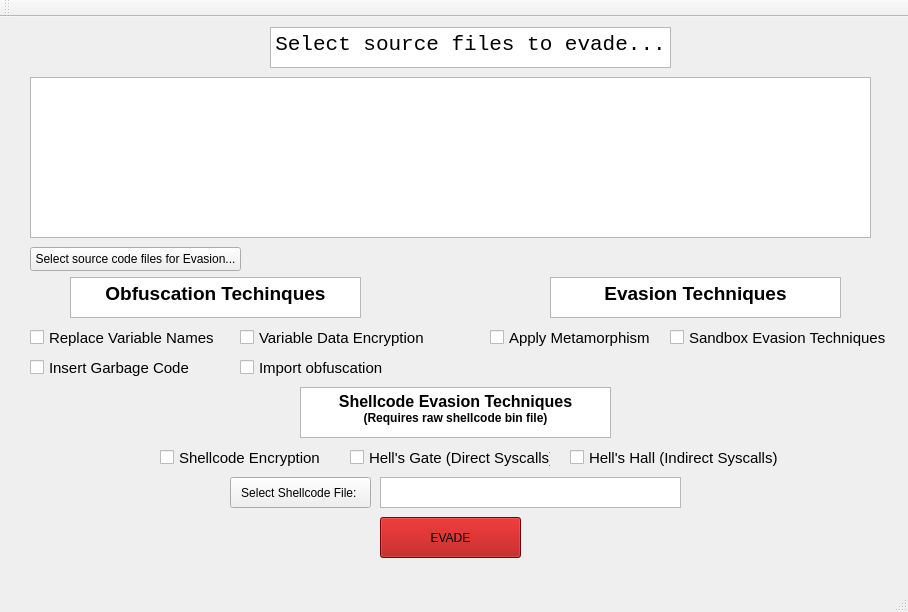
<?xml version="1.0" encoding="UTF-8"?>
<ui version="4.0">
 <class>NethersGateGUIClass</class>
 <widget class="QMainWindow" name="NethersGateGUIClass">
  <property name="geometry">
   <rect>
    <x>0</x>
    <y>0</y>
    <width>908</width>
    <height>612</height>
   </rect>
  </property>
  <property name="windowTitle">
   <string>NethersGateGUI</string>
  </property>
  <widget class="QWidget" name="centralWidget">
   <widget class="QListView" name="SelectedFilesList">
    <property name="geometry">
     <rect>
      <x>30</x>
      <y>60</y>
      <width>841</width>
      <height>161</height>
     </rect>
    </property>
   </widget>
   <widget class="QPushButton" name="SelectFilesButton">
    <property name="geometry">
     <rect>
      <x>30</x>
      <y>230</y>
      <width>211</width>
      <height>24</height>
     </rect>
    </property>
    <property name="text">
     <string>Select source code files for Evasion...</string>
    </property>
   </widget>
   <widget class="QTextEdit" name="textEdit">
    <property name="geometry">
     <rect>
      <x>270</x>
      <y>10</y>
      <width>401</width>
      <height>41</height>
     </rect>
    </property>
    <property name="font">
     <font>
      <family>Consolas</family>
      <pointsize>11</pointsize>
      <bold>true</bold>
     </font>
    </property>
    <property name="html">
     <string>&lt;!DOCTYPE HTML PUBLIC &quot;-//W3C//DTD HTML 4.0//EN&quot; &quot;http://www.w3.org/TR/REC-html40/strict.dtd&quot;&gt;
&lt;html&gt;&lt;head&gt;&lt;meta name=&quot;qrichtext&quot; content=&quot;1&quot; /&gt;&lt;meta charset=&quot;utf-8&quot; /&gt;&lt;style type=&quot;text/css&quot;&gt;
p, li { white-space: pre-wrap; }
hr { height: 1px; border-width: 0; }
li.unchecked::marker { content: &quot;\2610&quot;; }
li.checked::marker { content: &quot;\2612&quot;; }
&lt;/style&gt;&lt;/head&gt;&lt;body style=&quot; font-family:'Consolas'; font-size:11pt; font-weight:700; font-style:normal;&quot;&gt;
&lt;p align=&quot;center&quot; style=&quot; margin-top:0px; margin-bottom:0px; margin-left:0px; margin-right:0px; -qt-block-indent:0; text-indent:0px;&quot;&gt;&lt;span style=&quot; font-size:16pt; font-weight:400;&quot;&gt;Select source files to evade...&lt;/span&gt;&lt;/p&gt;&lt;/body&gt;&lt;/html&gt;</string>
    </property>
   </widget>
   <widget class="QPushButton" name="EvadeButton">
    <property name="geometry">
     <rect>
      <x>380</x>
      <y>500</y>
      <width>141</width>
      <height>41</height>
     </rect>
    </property>
    <property name="palette">
     <palette>
      <active>
       <colorrole role="WindowText">
        <brush brushstyle="SolidPattern">
         <color alpha="255">
          <red>0</red>
          <green>0</green>
          <blue>0</blue>
         </color>
        </brush>
       </colorrole>
       <colorrole role="Button">
        <brush brushstyle="SolidPattern">
         <color alpha="255">
          <red>170</red>
          <green>0</green>
          <blue>0</blue>
         </color>
        </brush>
       </colorrole>
       <colorrole role="Light">
        <brush brushstyle="SolidPattern">
         <color alpha="255">
          <red>255</red>
          <green>0</green>
          <blue>0</blue>
         </color>
        </brush>
       </colorrole>
       <colorrole role="Midlight">
        <brush brushstyle="SolidPattern">
         <color alpha="255">
          <red>212</red>
          <green>0</green>
          <blue>0</blue>
         </color>
        </brush>
       </colorrole>
       <colorrole role="Dark">
        <brush brushstyle="SolidPattern">
         <color alpha="255">
          <red>85</red>
          <green>0</green>
          <blue>0</blue>
         </color>
        </brush>
       </colorrole>
       <colorrole role="Mid">
        <brush brushstyle="SolidPattern">
         <color alpha="255">
          <red>113</red>
          <green>0</green>
          <blue>0</blue>
         </color>
        </brush>
       </colorrole>
       <colorrole role="Text">
        <brush brushstyle="SolidPattern">
         <color alpha="255">
          <red>0</red>
          <green>0</green>
          <blue>0</blue>
         </color>
        </brush>
       </colorrole>
       <colorrole role="BrightText">
        <brush brushstyle="SolidPattern">
         <color alpha="255">
          <red>255</red>
          <green>255</green>
          <blue>255</blue>
         </color>
        </brush>
       </colorrole>
       <colorrole role="ButtonText">
        <brush brushstyle="SolidPattern">
         <color alpha="255">
          <red>0</red>
          <green>0</green>
          <blue>0</blue>
         </color>
        </brush>
       </colorrole>
       <colorrole role="Base">
        <brush brushstyle="SolidPattern">
         <color alpha="255">
          <red>255</red>
          <green>255</green>
          <blue>255</blue>
         </color>
        </brush>
       </colorrole>
       <colorrole role="Window">
        <brush brushstyle="SolidPattern">
         <color alpha="255">
          <red>170</red>
          <green>0</green>
          <blue>0</blue>
         </color>
        </brush>
       </colorrole>
       <colorrole role="Shadow">
        <brush brushstyle="SolidPattern">
         <color alpha="255">
          <red>0</red>
          <green>0</green>
          <blue>0</blue>
         </color>
        </brush>
       </colorrole>
       <colorrole role="AlternateBase">
        <brush brushstyle="SolidPattern">
         <color alpha="255">
          <red>212</red>
          <green>127</green>
          <blue>127</blue>
         </color>
        </brush>
       </colorrole>
       <colorrole role="ToolTipBase">
        <brush brushstyle="SolidPattern">
         <color alpha="255">
          <red>255</red>
          <green>255</green>
          <blue>220</blue>
         </color>
        </brush>
       </colorrole>
       <colorrole role="ToolTipText">
        <brush brushstyle="SolidPattern">
         <color alpha="255">
          <red>0</red>
          <green>0</green>
          <blue>0</blue>
         </color>
        </brush>
       </colorrole>
       <colorrole role="PlaceholderText">
        <brush brushstyle="SolidPattern">
         <color alpha="127">
          <red>0</red>
          <green>0</green>
          <blue>0</blue>
         </color>
        </brush>
       </colorrole>
       <colorrole role="Accent">
        <brush brushstyle="SolidPattern">
         <color alpha="255">
          <red>255</red>
          <green>255</green>
          <blue>255</blue>
         </color>
        </brush>
       </colorrole>
      </active>
      <inactive>
       <colorrole role="WindowText">
        <brush brushstyle="SolidPattern">
         <color alpha="255">
          <red>0</red>
          <green>0</green>
          <blue>0</blue>
         </color>
        </brush>
       </colorrole>
       <colorrole role="Button">
        <brush brushstyle="SolidPattern">
         <color alpha="255">
          <red>170</red>
          <green>0</green>
          <blue>0</blue>
         </color>
        </brush>
       </colorrole>
       <colorrole role="Light">
        <brush brushstyle="SolidPattern">
         <color alpha="255">
          <red>255</red>
          <green>0</green>
          <blue>0</blue>
         </color>
        </brush>
       </colorrole>
       <colorrole role="Midlight">
        <brush brushstyle="SolidPattern">
         <color alpha="255">
          <red>212</red>
          <green>0</green>
          <blue>0</blue>
         </color>
        </brush>
       </colorrole>
       <colorrole role="Dark">
        <brush brushstyle="SolidPattern">
         <color alpha="255">
          <red>85</red>
          <green>0</green>
          <blue>0</blue>
         </color>
        </brush>
       </colorrole>
       <colorrole role="Mid">
        <brush brushstyle="SolidPattern">
         <color alpha="255">
          <red>113</red>
          <green>0</green>
          <blue>0</blue>
         </color>
        </brush>
       </colorrole>
       <colorrole role="Text">
        <brush brushstyle="SolidPattern">
         <color alpha="255">
          <red>0</red>
          <green>0</green>
          <blue>0</blue>
         </color>
        </brush>
       </colorrole>
       <colorrole role="BrightText">
        <brush brushstyle="SolidPattern">
         <color alpha="255">
          <red>255</red>
          <green>255</green>
          <blue>255</blue>
         </color>
        </brush>
       </colorrole>
       <colorrole role="ButtonText">
        <brush brushstyle="SolidPattern">
         <color alpha="255">
          <red>0</red>
          <green>0</green>
          <blue>0</blue>
         </color>
        </brush>
       </colorrole>
       <colorrole role="Base">
        <brush brushstyle="SolidPattern">
         <color alpha="255">
          <red>255</red>
          <green>255</green>
          <blue>255</blue>
         </color>
        </brush>
       </colorrole>
       <colorrole role="Window">
        <brush brushstyle="SolidPattern">
         <color alpha="255">
          <red>170</red>
          <green>0</green>
          <blue>0</blue>
         </color>
        </brush>
       </colorrole>
       <colorrole role="Shadow">
        <brush brushstyle="SolidPattern">
         <color alpha="255">
          <red>0</red>
          <green>0</green>
          <blue>0</blue>
         </color>
        </brush>
       </colorrole>
       <colorrole role="AlternateBase">
        <brush brushstyle="SolidPattern">
         <color alpha="255">
          <red>212</red>
          <green>127</green>
          <blue>127</blue>
         </color>
        </brush>
       </colorrole>
       <colorrole role="ToolTipBase">
        <brush brushstyle="SolidPattern">
         <color alpha="255">
          <red>255</red>
          <green>255</green>
          <blue>220</blue>
         </color>
        </brush>
       </colorrole>
       <colorrole role="ToolTipText">
        <brush brushstyle="SolidPattern">
         <color alpha="255">
          <red>0</red>
          <green>0</green>
          <blue>0</blue>
         </color>
        </brush>
       </colorrole>
       <colorrole role="PlaceholderText">
        <brush brushstyle="SolidPattern">
         <color alpha="127">
          <red>0</red>
          <green>0</green>
          <blue>0</blue>
         </color>
        </brush>
       </colorrole>
       <colorrole role="Accent">
        <brush brushstyle="SolidPattern">
         <color alpha="255">
          <red>255</red>
          <green>255</green>
          <blue>255</blue>
         </color>
        </brush>
       </colorrole>
      </inactive>
      <disabled>
       <colorrole role="WindowText">
        <brush brushstyle="SolidPattern">
         <color alpha="255">
          <red>85</red>
          <green>0</green>
          <blue>0</blue>
         </color>
        </brush>
       </colorrole>
       <colorrole role="Button">
        <brush brushstyle="SolidPattern">
         <color alpha="255">
          <red>170</red>
          <green>0</green>
          <blue>0</blue>
         </color>
        </brush>
       </colorrole>
       <colorrole role="Light">
        <brush brushstyle="SolidPattern">
         <color alpha="255">
          <red>255</red>
          <green>0</green>
          <blue>0</blue>
         </color>
        </brush>
       </colorrole>
       <colorrole role="Midlight">
        <brush brushstyle="SolidPattern">
         <color alpha="255">
          <red>212</red>
          <green>0</green>
          <blue>0</blue>
         </color>
        </brush>
       </colorrole>
       <colorrole role="Dark">
        <brush brushstyle="SolidPattern">
         <color alpha="255">
          <red>85</red>
          <green>0</green>
          <blue>0</blue>
         </color>
        </brush>
       </colorrole>
       <colorrole role="Mid">
        <brush brushstyle="SolidPattern">
         <color alpha="255">
          <red>113</red>
          <green>0</green>
          <blue>0</blue>
         </color>
        </brush>
       </colorrole>
       <colorrole role="Text">
        <brush brushstyle="SolidPattern">
         <color alpha="255">
          <red>85</red>
          <green>0</green>
          <blue>0</blue>
         </color>
        </brush>
       </colorrole>
       <colorrole role="BrightText">
        <brush brushstyle="SolidPattern">
         <color alpha="255">
          <red>255</red>
          <green>255</green>
          <blue>255</blue>
         </color>
        </brush>
       </colorrole>
       <colorrole role="ButtonText">
        <brush brushstyle="SolidPattern">
         <color alpha="255">
          <red>85</red>
          <green>0</green>
          <blue>0</blue>
         </color>
        </brush>
       </colorrole>
       <colorrole role="Base">
        <brush brushstyle="SolidPattern">
         <color alpha="255">
          <red>170</red>
          <green>0</green>
          <blue>0</blue>
         </color>
        </brush>
       </colorrole>
       <colorrole role="Window">
        <brush brushstyle="SolidPattern">
         <color alpha="255">
          <red>170</red>
          <green>0</green>
          <blue>0</blue>
         </color>
        </brush>
       </colorrole>
       <colorrole role="Shadow">
        <brush brushstyle="SolidPattern">
         <color alpha="255">
          <red>0</red>
          <green>0</green>
          <blue>0</blue>
         </color>
        </brush>
       </colorrole>
       <colorrole role="AlternateBase">
        <brush brushstyle="SolidPattern">
         <color alpha="255">
          <red>170</red>
          <green>0</green>
          <blue>0</blue>
         </color>
        </brush>
       </colorrole>
       <colorrole role="ToolTipBase">
        <brush brushstyle="SolidPattern">
         <color alpha="255">
          <red>255</red>
          <green>255</green>
          <blue>220</blue>
         </color>
        </brush>
       </colorrole>
       <colorrole role="ToolTipText">
        <brush brushstyle="SolidPattern">
         <color alpha="255">
          <red>0</red>
          <green>0</green>
          <blue>0</blue>
         </color>
        </brush>
       </colorrole>
       <colorrole role="PlaceholderText">
        <brush brushstyle="SolidPattern">
         <color alpha="127">
          <red>85</red>
          <green>0</green>
          <blue>0</blue>
         </color>
        </brush>
       </colorrole>
       <colorrole role="Accent">
        <brush brushstyle="SolidPattern">
         <color alpha="255">
          <red>221</red>
          <green>0</green>
          <blue>0</blue>
         </color>
        </brush>
       </colorrole>
      </disabled>
     </palette>
    </property>
    <property name="text">
     <string>EVADE</string>
    </property>
   </widget>
   <widget class="QTextEdit" name="textEdit_2">
    <property name="geometry">
     <rect>
      <x>70</x>
      <y>260</y>
      <width>291</width>
      <height>41</height>
     </rect>
    </property>
    <property name="html">
     <string>&lt;!DOCTYPE HTML PUBLIC &quot;-//W3C//DTD HTML 4.0//EN&quot; &quot;http://www.w3.org/TR/REC-html40/strict.dtd&quot;&gt;
&lt;html&gt;&lt;head&gt;&lt;meta name=&quot;qrichtext&quot; content=&quot;1&quot; /&gt;&lt;meta charset=&quot;utf-8&quot; /&gt;&lt;style type=&quot;text/css&quot;&gt;
p, li { white-space: pre-wrap; }
hr { height: 1px; border-width: 0; }
li.unchecked::marker { content: &quot;\2610&quot;; }
li.checked::marker { content: &quot;\2612&quot;; }
&lt;/style&gt;&lt;/head&gt;&lt;body style=&quot; font-family:'Segoe UI'; font-size:9pt; font-weight:400; font-style:normal;&quot;&gt;
&lt;p align=&quot;center&quot; style=&quot; margin-top:0px; margin-bottom:0px; margin-left:0px; margin-right:0px; -qt-block-indent:0; text-indent:0px;&quot;&gt;&lt;span style=&quot; font-family:'Consolas'; font-size:14pt; font-weight:700;&quot;&gt;Obfuscation Techinques&lt;/span&gt;&lt;/p&gt;&lt;/body&gt;&lt;/html&gt;</string>
    </property>
   </widget>
   <widget class="QTextEdit" name="textEdit_3">
    <property name="geometry">
     <rect>
      <x>550</x>
      <y>260</y>
      <width>291</width>
      <height>41</height>
     </rect>
    </property>
    <property name="html">
     <string>&lt;!DOCTYPE HTML PUBLIC &quot;-//W3C//DTD HTML 4.0//EN&quot; &quot;http://www.w3.org/TR/REC-html40/strict.dtd&quot;&gt;
&lt;html&gt;&lt;head&gt;&lt;meta name=&quot;qrichtext&quot; content=&quot;1&quot; /&gt;&lt;meta charset=&quot;utf-8&quot; /&gt;&lt;style type=&quot;text/css&quot;&gt;
p, li { white-space: pre-wrap; }
hr { height: 1px; border-width: 0; }
li.unchecked::marker { content: &quot;\2610&quot;; }
li.checked::marker { content: &quot;\2612&quot;; }
&lt;/style&gt;&lt;/head&gt;&lt;body style=&quot; font-family:'Segoe UI'; font-size:9pt; font-weight:400; font-style:normal;&quot;&gt;
&lt;p align=&quot;center&quot; style=&quot; margin-top:0px; margin-bottom:0px; margin-left:0px; margin-right:0px; -qt-block-indent:0; text-indent:0px;&quot;&gt;&lt;span style=&quot; font-family:'Consolas'; font-size:14pt; font-weight:700;&quot;&gt;Evasion Techniques&lt;/span&gt;&lt;/p&gt;&lt;/body&gt;&lt;/html&gt;</string>
    </property>
   </widget>
   <widget class="QCheckBox" name="checkBoxReplaceVariableNames">
    <property name="geometry">
     <rect>
      <x>30</x>
      <y>310</y>
      <width>201</width>
      <height>21</height>
     </rect>
    </property>
    <property name="font">
     <font>
      <pointsize>11</pointsize>
     </font>
    </property>
    <property name="text">
     <string>Replace Variable Names</string>
    </property>
   </widget>
   <widget class="QCheckBox" name="checkBoxInsertGarbageCode">
    <property name="geometry">
     <rect>
      <x>30</x>
      <y>340</y>
      <width>201</width>
      <height>21</height>
     </rect>
    </property>
    <property name="font">
     <font>
      <pointsize>11</pointsize>
     </font>
    </property>
    <property name="text">
     <string>Insert Garbage Code</string>
    </property>
   </widget>
   <widget class="QCheckBox" name="checkBoxApplyMetamorphism">
    <property name="geometry">
     <rect>
      <x>490</x>
      <y>310</y>
      <width>201</width>
      <height>21</height>
     </rect>
    </property>
    <property name="font">
     <font>
      <pointsize>11</pointsize>
     </font>
    </property>
    <property name="text">
     <string>Apply Metamorphism</string>
    </property>
   </widget>
   <widget class="QCheckBox" name="checkBoxShellcodeEncryption">
    <property name="geometry">
     <rect>
      <x>160</x>
      <y>430</y>
      <width>201</width>
      <height>21</height>
     </rect>
    </property>
    <property name="font">
     <font>
      <pointsize>11</pointsize>
     </font>
    </property>
    <property name="text">
     <string>Shellcode Encryption</string>
    </property>
   </widget>
   <widget class="QCheckBox" name="checkBoxImportObfuscation">
    <property name="geometry">
     <rect>
      <x>240</x>
      <y>340</y>
      <width>201</width>
      <height>21</height>
     </rect>
    </property>
    <property name="font">
     <font>
      <pointsize>11</pointsize>
     </font>
    </property>
    <property name="text">
     <string>Import obfuscation</string>
    </property>
   </widget>
   <widget class="QCheckBox" name="checkBoxEncryptVariableData">
    <property name="geometry">
     <rect>
      <x>240</x>
      <y>310</y>
      <width>201</width>
      <height>21</height>
     </rect>
    </property>
    <property name="font">
     <font>
      <pointsize>11</pointsize>
     </font>
    </property>
    <property name="text">
     <string>Variable Data Encryption</string>
    </property>
   </widget>
   <widget class="QCheckBox" name="checkBoxSandboxEvasionTechniques">
    <property name="geometry">
     <rect>
      <x>670</x>
      <y>310</y>
      <width>231</width>
      <height>21</height>
     </rect>
    </property>
    <property name="font">
     <font>
      <pointsize>11</pointsize>
     </font>
    </property>
    <property name="text">
     <string>Sandbox Evasion Techniques</string>
    </property>
   </widget>
   <widget class="QCheckBox" name="checkBoxHellsGate">
    <property name="geometry">
     <rect>
      <x>350</x>
      <y>430</y>
      <width>201</width>
      <height>21</height>
     </rect>
    </property>
    <property name="font">
     <font>
      <pointsize>11</pointsize>
     </font>
    </property>
    <property name="text">
     <string>Hell's Gate (Direct Syscalls)</string>
    </property>
   </widget>
   <widget class="QCheckBox" name="checkBoxHellsHall">
    <property name="geometry">
     <rect>
      <x>570</x>
      <y>430</y>
      <width>211</width>
      <height>21</height>
     </rect>
    </property>
    <property name="font">
     <font>
      <pointsize>11</pointsize>
     </font>
    </property>
    <property name="text">
     <string>Hell's Hall (Indirect Syscalls)</string>
    </property>
   </widget>
   <widget class="QTextEdit" name="textEdit_4">
    <property name="geometry">
     <rect>
      <x>300</x>
      <y>370</y>
      <width>311</width>
      <height>51</height>
     </rect>
    </property>
    <property name="html">
     <string>&lt;!DOCTYPE HTML PUBLIC &quot;-//W3C//DTD HTML 4.0//EN&quot; &quot;http://www.w3.org/TR/REC-html40/strict.dtd&quot;&gt;
&lt;html&gt;&lt;head&gt;&lt;meta name=&quot;qrichtext&quot; content=&quot;1&quot; /&gt;&lt;meta charset=&quot;utf-8&quot; /&gt;&lt;style type=&quot;text/css&quot;&gt;
p, li { white-space: pre-wrap; }
hr { height: 1px; border-width: 0; }
li.unchecked::marker { content: &quot;\2610&quot;; }
li.checked::marker { content: &quot;\2612&quot;; }
&lt;/style&gt;&lt;/head&gt;&lt;body style=&quot; font-family:'Segoe UI'; font-size:9pt; font-weight:400; font-style:normal;&quot;&gt;
&lt;p align=&quot;center&quot; style=&quot; margin-top:0px; margin-bottom:0px; margin-left:0px; margin-right:0px; -qt-block-indent:0; text-indent:0px;&quot;&gt;&lt;span style=&quot; font-family:'Consolas'; font-size:12pt; font-weight:700;&quot;&gt;Shellcode Evasion Techniques&lt;/span&gt;&lt;/p&gt;
&lt;p align=&quot;center&quot; style=&quot; margin-top:0px; margin-bottom:0px; margin-left:0px; margin-right:0px; -qt-block-indent:0; text-indent:0px;&quot;&gt;&lt;span style=&quot; font-family:'Consolas'; font-weight:700;&quot;&gt;(Requires raw shellcode bin file)&lt;/span&gt;&lt;/p&gt;&lt;/body&gt;&lt;/html&gt;</string>
    </property>
   </widget>
   <widget class="QListView" name="SelectBinFileList">
    <property name="geometry">
     <rect>
      <x>380</x>
      <y>460</y>
      <width>301</width>
      <height>31</height>
     </rect>
    </property>
   </widget>
   <widget class="QPushButton" name="SelectBinFileButton">
    <property name="geometry">
     <rect>
      <x>230</x>
      <y>460</y>
      <width>141</width>
      <height>31</height>
     </rect>
    </property>
    <property name="text">
     <string>Select Shellcode File: </string>
    </property>
   </widget>
  </widget>
  <widget class="QMenuBar" name="menuBar">
   <property name="geometry">
    <rect>
     <x>0</x>
     <y>0</y>
     <width>908</width>
     <height>21</height>
    </rect>
   </property>
  </widget>
  <widget class="QToolBar" name="mainToolBar">
   <attribute name="toolBarArea">
    <enum>TopToolBarArea</enum>
   </attribute>
   <attribute name="toolBarBreak">
    <bool>false</bool>
   </attribute>
  </widget>
  <widget class="QStatusBar" name="statusBar"/>
 </widget>
 <layoutdefault spacing="6" margin="11"/>
 <resources>
  <include location="NethersGateGUI.qrc"/>
 </resources>
</ui>
